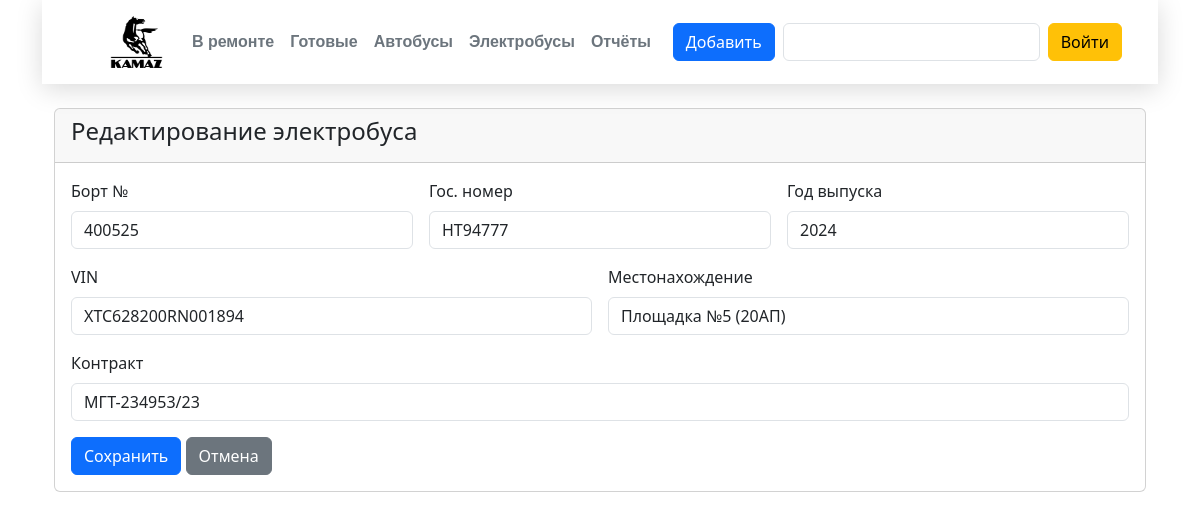
Screenshot of /edit_elcar/434 with the database file from the repository.
### app.py (models this page shows)
class Elcar(db.Model):
    __tablename__ = 'elbuses'
    id = db.Column(db.Integer, primary_key=True)
    bort = db.Column(db.String(20))
    gos_number = db.Column(db.String(20))
    year = db.Column(db.Integer)
    vin = db.Column(db.String(50))
    location = db.Column(db.String(100))
    contract = db.Column(db.String(100))

### app.py (the view, shortened to what this page needs)
@app.route('/edit_elcar/<int:elcar_id>', methods=['GET', 'POST'])
def edit_elcar(elcar_id):
    elcar = Elcar.query.get_or_404(elcar_id)
    return render_template('edit_elcar.html', elcar=elcar)

### app.py (called while the page is built)
@app.context_processor
def inject_pytz():
    return {'pytz': pytz}

### templates/edit_elcar.html (shortened to what this page needs)
{% extends "base.html" %}
{% block body %}
<div class="container mt-4">
    <div class="card">
        <div class="card-header">
            <h4>Редактирование электробуса</h4>
        </div>
        <div class="card-body">
            <form method="POST">
                <div class="row g-3">
                    <div class="col-md-4">
                        <label class="form-label">Борт №</label>
                        <input type="text" class="form-control" name="bort" value="{{ elcar.bort }}" required>
                    </div>
                    <div class="col-md-4">
                        <label class="form-label">Гос. номер</label>
                        <input type="text" class="form-control" name="gos_number" value="{{ elcar.gos_number }}">
                    </div>
                    <div class="col-md-4">
                        <label class="form-label">Год выпуска</label>
                        <input type="number" class="form-control" name="year" value="{{ elcar.year }}">
                    </div>
                    <div class="col-md-6">
                        <label class="form-label">VIN</label>
                        <input type="text" class="form-control" name="vin" value="{{ elcar.vin }}">
                    </div>
                    <div class="col-md-6">
                        <label class="form-label">Местонахождение</label>
                        <input type="text" class="form-control" name="location" value="{{ elcar.location }}">
                    </div>
                    <div class="col-12">
                        <label class="form-label">Контракт</label>
                        <input type="text" class="form-control" name="contract" value="{{ elcar.contract }}">
                    </div>
                    <div class="col-12">
                        <button type="submit" class="btn btn-primary">Сохранить</button>
                        <a href="{{ url_for('electrobuses') }}" class="btn btn-secondary">Отмена</a>
                    </div>
                </div>
            </form>
        </div>
    </div>
</div>
{% endblock %}

### rows the page displays
Elcar: bort "400525", gos_number "НТ94777", year "2024", vin "XTC628200RN001894", location "Площадка №5 (20АП)", contract "МГТ-234953/23"
